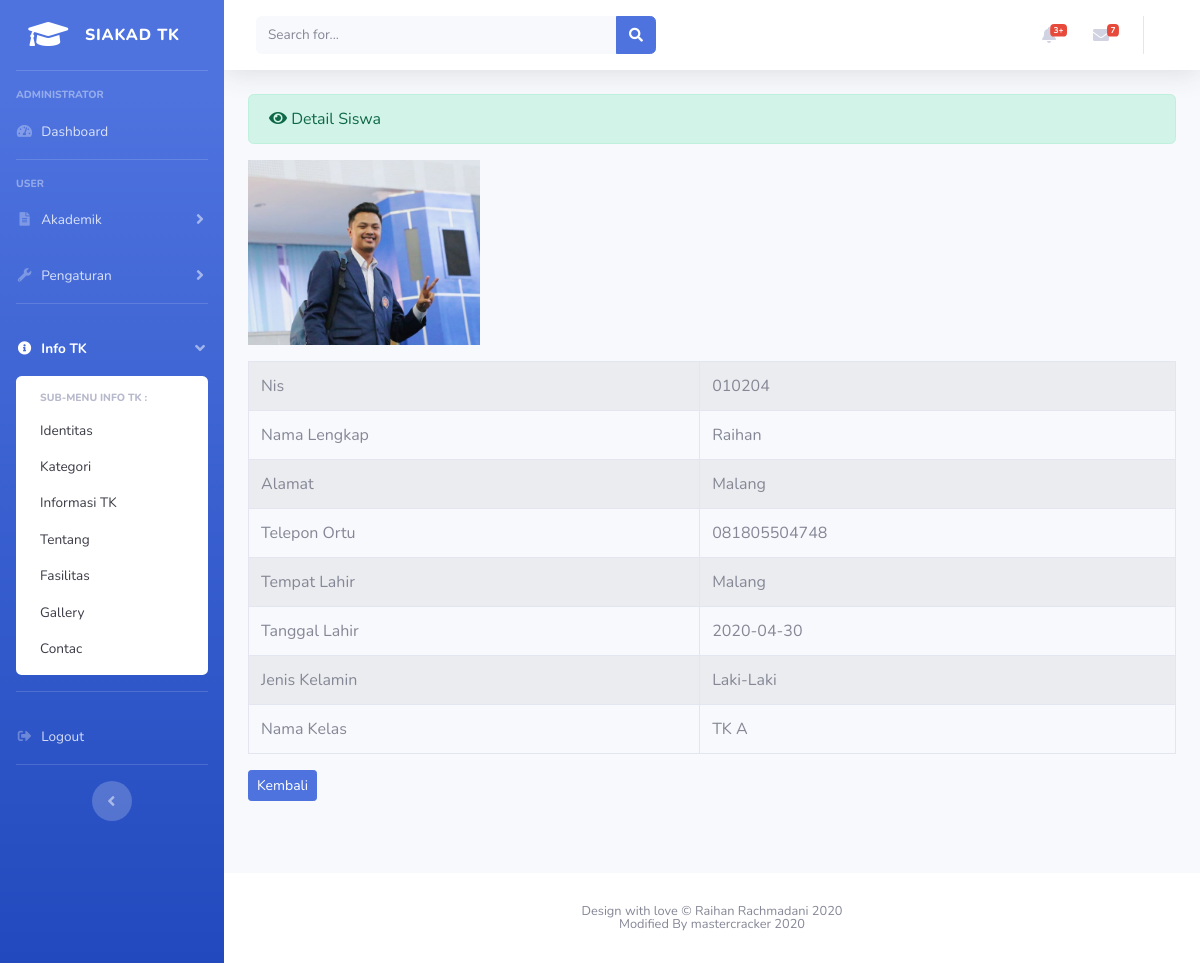
/siswa/detail/4, run on the app's committed database.
### tables this page shows
CREATE TABLE `siswa` (
  `id` int(11) NOT NULL,
  `nis` varchar(11) NOT NULL,
  `nama_lengkap` varchar(120) NOT NULL,
  `alamat` varchar(255) NOT NULL,
  `telepon_ortu` varchar(20) NOT NULL,
  `tempat_lahir` varchar(102) NOT NULL,
  `tanggal_lahir` date NOT NULL,
  `jenis_kelamin` varchar(120) NOT NULL,
  `nama_kelas` varchar(120) NOT NULL,
  `photo` varchar(255) NOT NULL
);

### application/controllers/siswa.php (called while the page is built, shortened)
<?php
class siswa extends CI_Controller
{
    public function __construct()
    {
        $this->load->model('siswa_model');
    }
    public function detail($id)
    {
        $data['title'] = 'Siakad TK';
        $data['detail'] = $this->siswa_model->ambil_id_siswa($id);
        $this->load->view('template/header', $data);
        $this->load->view('template/sidebar', $data);
        $this->load->view('template/topbar', $data);
        $this->load->view('user/siswa_detail', $data);
        $this->load->view('template/footer');
    }
}

### index.php (called while the page is built, shortened)
<?php
require_once BASEPATH.'core/CodeIgniter.php';

### application/models/siswa_model.php (called while the page is built, shortened)
<?php
class siswa_model extends CI_Model
{
    public function ambil_id_siswa($id)
    {
        $hasil = $this->db->where('id', $id)->get('siswa');
        if ($hasil->num_rows() > 0) {
            return $hasil->result();
        } else {
            return false;
        }
    }
}

### application/views/user/siswa_detail.php (the view)
<div class="container-fluid">
    <div class="alert alert-success" role="alert">
        <i class="fas fa-eye"></i> Detail Siswa
    </div>
    <table class="table table-hover table-bordered table-striped">
        <?php
        foreach ($detail as $dt) : ?>
            <img class="mb-3" src="<?= base_url('assets/upload/') . $dt->photo; ?>" style="width: 25%">
            <tr>
                <td>Nis</td>
                <td><?= $dt->nis; ?></td>
            </tr>
            <tr>
                <td>Nama Lengkap</td>
                <td><?= $dt->nama_lengkap; ?></td>
            </tr>
            <tr>
                <td>Alamat</td>
                <td><?= $dt->alamat; ?></td>
            </tr>
            <tr>
                <td>Telepon Ortu</td>
                <td><?= $dt->telepon_ortu; ?></td>
            </tr>
            <tr>
                <td>Tempat Lahir</td>
                <td><?= $dt->tempat_lahir; ?></td>
            </tr>
            <tr>
                <td>Tanggal Lahir</td>
                <td><?= $dt->tanggal_lahir; ?></td>
            </tr>
            <tr>
                <td>Jenis Kelamin</td>
                <td><?= $dt->jenis_kelamin; ?></td>
            </tr>
            <tr>
                <td>Nama Kelas</td>
                <td><?= $dt->nama_kelas; ?></td>
            </tr>
        <?php endforeach; ?>
    </table>
    <?= anchor('siswa', '<div class="btn btn-sm btn-primary">Kembali</div>'); ?><br><br><br><br>
</div>

### application/views/template/header.php (shortened to what this page needs)
<!DOCTYPE html>
<html lang="en">
<head>
    <link href="<?= base_url('assets/'); ?>vendor/fontawesome-free/css/all.min.css" rel="stylesheet" type="text/css">
    <link href="<?= base_url('assets/'); ?>css/sb-admin-2.min.css" rel="stylesheet">
</head>
<body id="page-top">
    <div id="wrapper">

### application/views/template/sidebar.php (shortened to what this page needs)
<ul class="navbar-nav bg-gradient-primary sidebar sidebar-dark accordion" id="accordionSidebar">
    <a class="sidebar-brand d-flex align-items-center justify-content-center" href="index.html">
        <div class="sidebar-brand-icon">
            <i class="fas fa-graduation-cap"></i>
        </div>
        <div class="sidebar-brand-text mx-3">Siakad TK</div>
    </a>
    <hr class="sidebar-divider">
    <div class="sidebar-heading">
        Administrator
    </div>
    <li class="nav-item">
        <a class="nav-link" href="index.html">
            <i class="fas fa-fw fa-tachometer-alt"></i>
            <span>Dashboard</span></a>
    </li>
    <hr class="sidebar-divider">
    <div class="sidebar-heading">
        User
    </div>
    <li class="nav-item">
        <a class="nav-link collapsed" href="#" data-toggle="collapse" data-target="#collapseTwo" aria-expanded="true" aria-controls="collapseTwo">
            <i class="fas fa-fw fa-file-alt"></i>
            <span>Akademik</span>
        </a>
    </li>
    <li class="nav-item">
        <a class="nav-link collapsed" href="#" data-toggle="collapse" data-target="#collapseUtilities" aria-expanded="true" aria-controls="collapseUtilities">
            <i class="fas fa-fw fa-wrench"></i>
            <span>Pengaturan</span>
        </a>
    </li>
    <hr class="sidebar-divider">
    <li class="nav-item active">
        <a class="nav-link" href="#" data-toggle="collapse" data-target="#collapsePages" aria-expanded="true" aria-controls="collapsePages">
            <i class="fas fa-fw fa-info-circle"></i>
            <span>Info TK</span>
        </a>
        <div id="collapsePages" class="collapse show" aria-labelledby="headingPages" data-parent="#accordionSidebar">
            <div class="bg-white py-2 collapse-inner rounded">
                <h6 class="collapse-header">Sub-Menu Info TK :</h6>
                <a class="collapse-item" href="login.html">Identitas</a>
                <a class="collapse-item" href="register.html">Kategori</a>
                <a class="collapse-item" href="forgot-password.html">Informasi TK</a>
                <a class="collapse-item" href="404.html">Tentang</a>
                <a class="collapse-item" href="blank.html">Fasilitas</a>
                <a class="collapse-item" href="404.html">Gallery</a>
                <a class="collapse-item" href="blank.html">Contac</a>
            </div>
        </div>
    </li>
    <hr class="sidebar-divider">
    <li class="nav-item">
        <a class="nav-link" href="<?= base_url('auth/logout'); ?>">
            <i class="fas fa-fw fa-sign-out-alt"></i>
            <span>Logout</span></a>
    </li>
    <hr class="sidebar-divider d-none d-md-block">
    <div class="text-center d-none d-md-inline">
        <button class="rounded-circle border-0" id="sidebarToggle"></button>
    </div>
</ul>

### application/views/template/topbar.php (shortened to what this page needs)
<div id="content-wrapper" class="d-flex flex-column">
    <div id="content">
        <nav class="navbar navbar-expand navbar-light bg-white topbar mb-4 static-top shadow">
            <form class="d-none d-sm-inline-block form-inline mr-auto ml-md-3 my-2 my-md-0 mw-100 navbar-search">
                <div class="input-group">
                    <input type="text" class="form-control bg-light border-0 small" placeholder="Search for..." aria-label="Search" aria-describedby="basic-addon2">
                    <div class="input-group-append">
                        <button class="btn btn-primary" type="button">
                            <i class="fas fa-search fa-sm"></i>
                        </button>
                    </div>
                </div>
            </form>
            <ul class="navbar-nav ml-auto">
                <li class="nav-item dropdown no-arrow mx-1">
                    <a class="nav-link dropdown-toggle" href="#" id="alertsDropdown" role="button" data-toggle="dropdown" aria-haspopup="true" aria-expanded="false">
                        <i class="fas fa-bell fa-fw"></i>
                        <span class="badge badge-danger badge-counter">3+</span>
                    </a>
                </li>
                <li class="nav-item dropdown no-arrow mx-1">
                    <a class="nav-link dropdown-toggle" href="#" id="messagesDropdown" role="button" data-toggle="dropdown" aria-haspopup="true" aria-expanded="false">
                        <i class="fas fa-envelope fa-fw"></i>
                        <span class="badge badge-danger badge-counter">7</span>
                    </a>
                </li>
                <li class="nav-item dropdown no-arrow">
                    <a class="nav-link dropdown-toggle" href="#" id="userDropdown" role="button" data-toggle="dropdown" aria-haspopup="true" aria-expanded="false">
                    </a>
                </li>
            </ul>
        </nav>

### application/views/template/footer.php (shortened to what this page needs)
<footer class="sticky-footer bg-white">
    <div class="container my-auto">
        <div class="copyright text-center my-auto">
            <span>Design with love &copy; Raihan Rachmadani <?= date('Y') ?></span><br>
            <span>Modified By mastercracker <?= date('Y') ?></span>
        </div>
    </div>
</footer>
</div>
</div>
</body>
</html>

### data on the page
siswa: photo (picture), nis "010204", nama_lengkap "Raihan", alamat "Malang", telepon_ortu "081805504748", tempat_lahir "Malang", tanggal_lahir "2020-04-30", jenis_kelamin "Laki-Laki", nama_kelas "TK A"

### other printed values
anchor('siswa', '<div class="btn btn-sm btn-primary">Kembali</div>') "Kembali"
